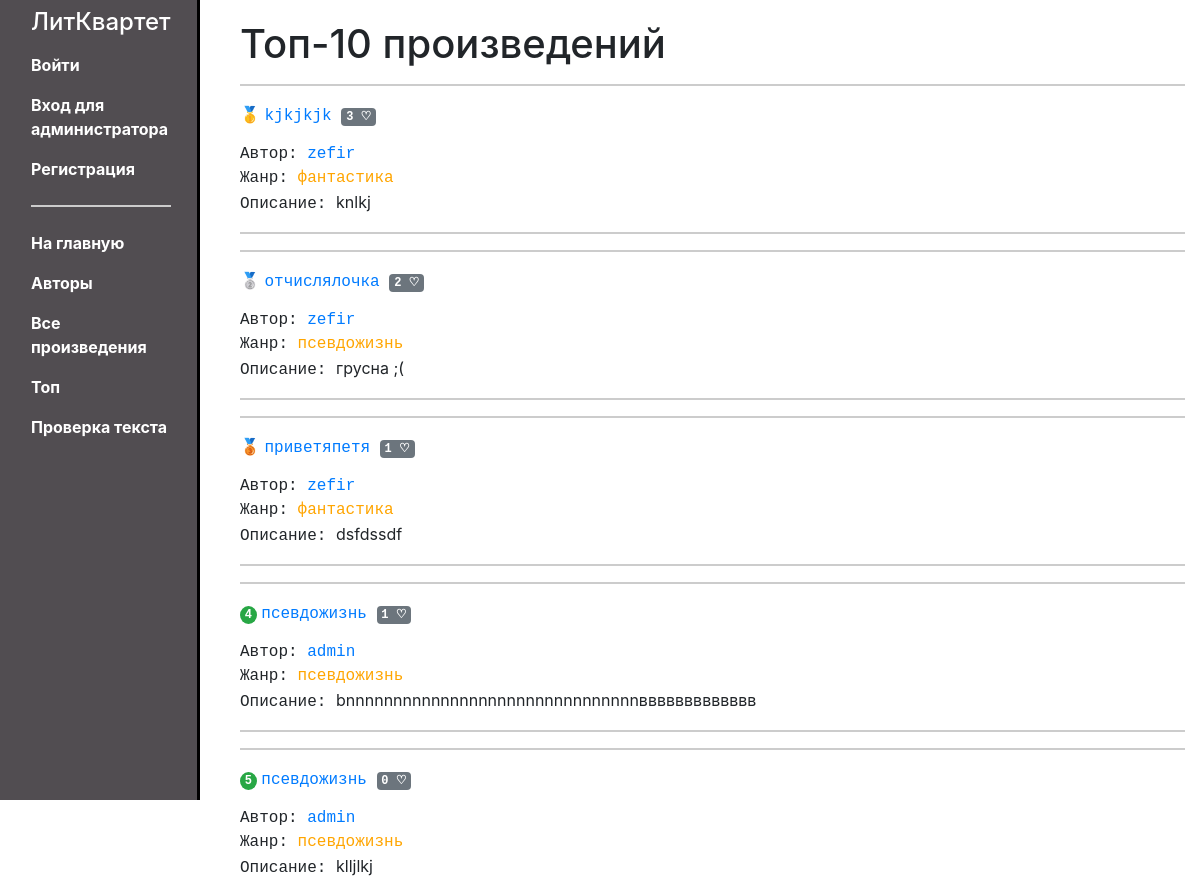
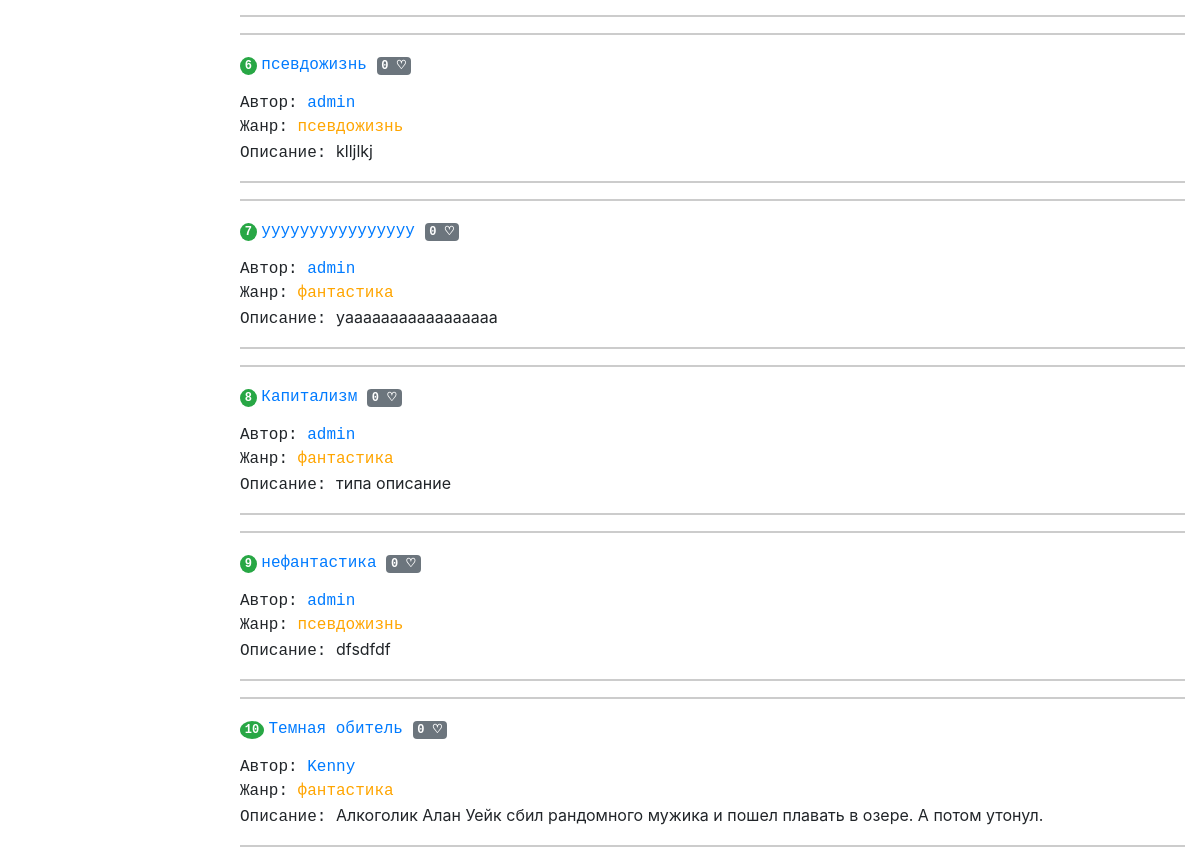
The page /writer/top/ on the database as committed earlier (2 pictures, top to bottom).
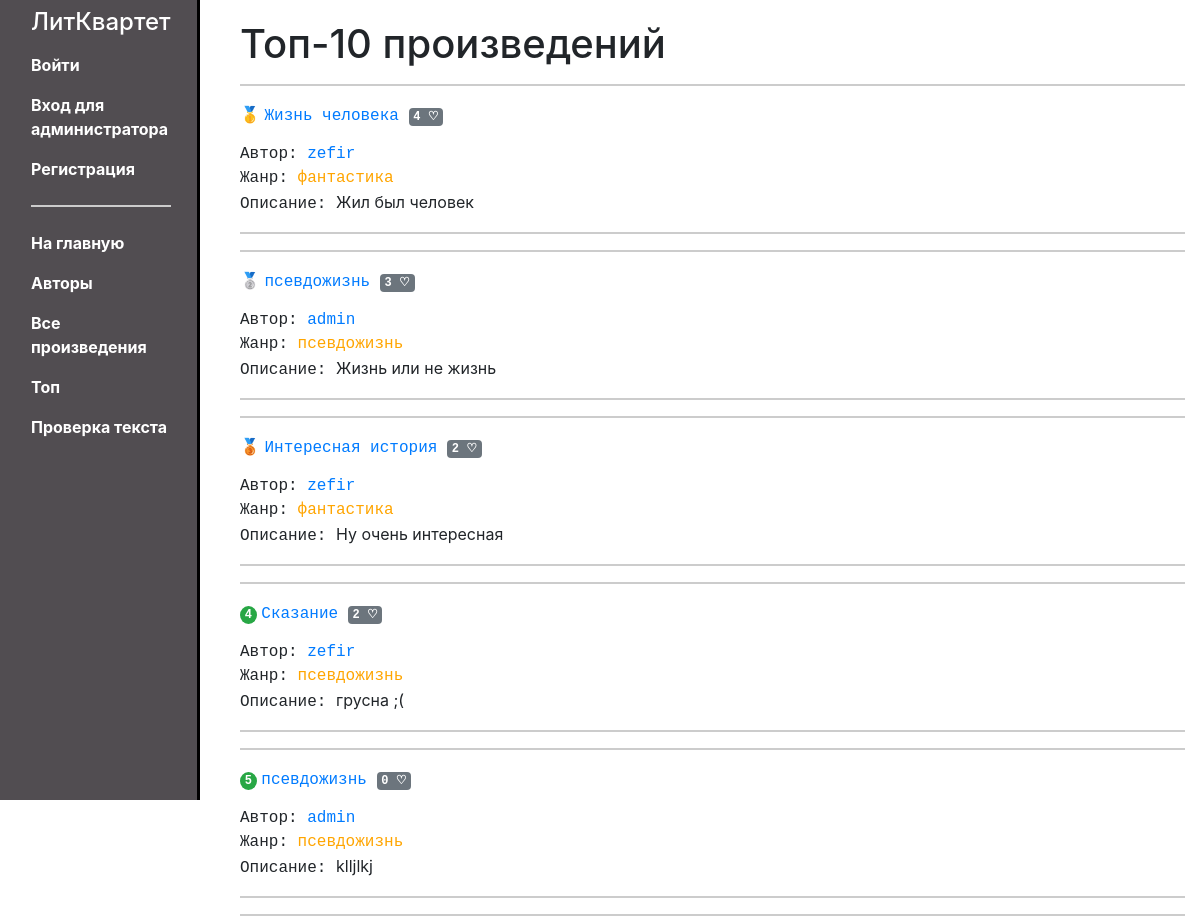
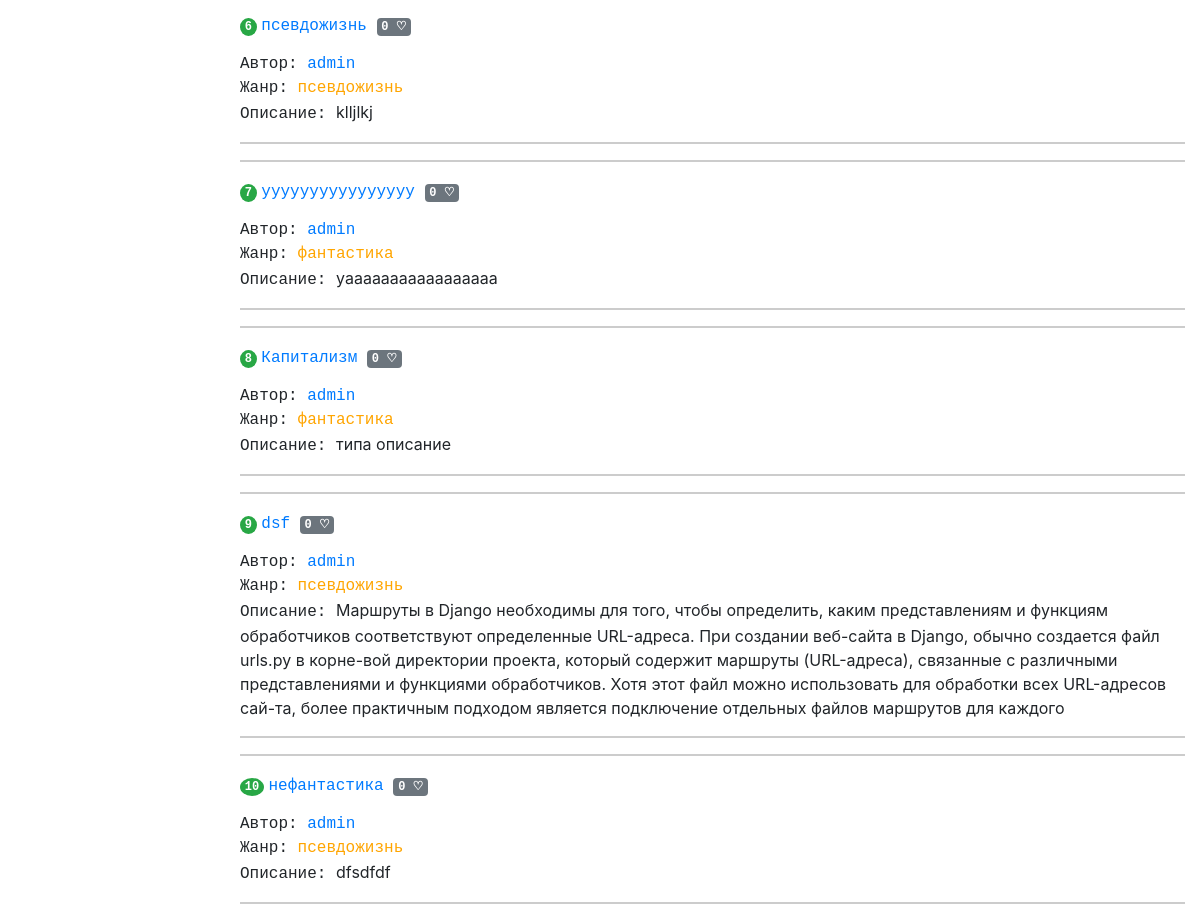
The same page on the database as committed later (2 pictures, top to bottom).
### writer/models.py (models this page shows, shortened)
class Content(models.Model):
    id = models.UUIDField(primary_key=True, default=uuid.uuid4, help_text='Уникальный id для каждого произведения')
    author = models.ForeignKey(User, verbose_name='Автор', on_delete=models.CASCADE)
    ganre = models.ForeignKey('ContentType', on_delete=models.SET_NULL, null=True, verbose_name='Жанр')
    name = models.CharField('Название', max_length=200)
    description = models.TextField('Аннотация', max_length=500, null=True)
    data = models.TextField('Текст')
    similar_content = models.ManyToManyField('self', blank=True, verbose_name='Похожие произведения')

class ContentType(models.Model):
    id = models.UUIDField(primary_key=True, default=uuid.uuid4, help_text='Уникальный id для каждого жанра')
    name = models.CharField('Название', max_length=150)
    description = models.TextField('Описание', max_length=1000, blank=True, null=True)
    def __str__(self):
        return self.name

### writer/views.py (the view)
def top_contents(request):
    top_contents = Content.objects.annotate(num_likes=Count('like')).order_by('-num_likes')[:10]
    return render(request, 'top_contents.html', {'top_contents': top_contents})

### writer/templates/top_contents.html
{% extends "base_generic.html" %}
{% block content %}
  <h1>Топ-10 произведений</h1>
    {% for content in top_contents %}
          <hr>
          {% if forloop.counter == 1 %}
            🥇
          {% elif forloop.counter == 2 %}
            🥈
          {% elif forloop.counter == 3 %}
            🥉
          {% else %}
            <samp><span class="badge badge-success rounded-circle">{{ forloop.counter }}</span></samp>
          {% endif %}
        <samp><a href="{% url 'contentdetail' pk=content.pk %}" > {{ content.name }}</a> <p class="badge badge-lg badge-secondary">{{ content.num_likes }} ♡</p></samp>
          <br>
          <samp>Автор: <a href="{% url 'writer-user-detail' pk=content.author.pk %}">{{content.author}}</a></samp>
          <br>
          <samp>Жанр: <samp class="text-custom" title="{{ content.ganre.description }}">{{ content.ganre }}</samp></samp>
          <p><samp>Описание: </samp>{{content.description}}</p>
          <hr>
    {% endfor %}
{% endblock %}

### writer/templates/base_generic.html (shortened to what this page needs)
<html lang="ru">
<head>
  <link rel="stylesheet" href="https://cdnjs.cloudflare.com/ajax/libs/twitter-bootstrap/4.6.1/css/bootstrap.min.css">
  {% load static %}
  <link rel="stylesheet" href="{% static 'css/style.css' %}">
</head>
<body>
  <div class="container-fluid">
    <div class="row">
      <div class="col-sm-2 sticky-top">
      {% block sidebar %}
          <nav class="navbar">
               <ul class="navbar-nav flex-column ">
                 <li class="nav-item text-white">
                    <h4>ЛитКвартет</h4>
                </li>
              {% if request.user.is_authenticated %}
             <li class="nav-item text-white">Пользователь: <p class="font-italic text-white">{{ request.user.get_username }}</p></li>
              </li>
                <li class="nav-item">
                  <a href="{% url 'writer-user-detail' pk=request.user.pk %}" class="nav-link text-white font-weight-bold">Мой профиль</a>
              </li>
               <li class="nav-item">
                  <a href="{% url 'content_create' %}" class="nav-link text-white font-weight-bold">Добавить произведение</a>
              </li>
           {% else %}
             <li class="nav-item"><a class="nav-link text-white font-weight-bold" href="{% url 'login'%}?next={{request.path}}">Войти</a></li>
              <li class="nav-item">
                  <a href="{% url 'admin:index'%}" class="nav-link text-white font-weight-bold">Вход для администратора</a>
              </li>
                    <li class="nav-item">
                  <a href="{% url 'register'%}" class="nav-link text-white font-weight-bold">Регистрация</a>
              </li>
           {% endif %}
                     <li class="nav-item">
                      <hr>
                  </li>
                    <li class="nav-item">
                      <a href="{% url 'index' %}" class="nav-link text-white font-weight-bold">На главную</a>
                  </li>
                  <li class="nav-item">
                      <a href="{% url 'users' %}" class="nav-link text-white font-weight-bold">Авторы</a>
                  </li>
                  <li class="nav-item">
                      <a href="{% url 'books' %}" class="nav-link text-white font-weight-bold">Все произведения</a>
                  </li>
                   <li class="nav-item">
                      <a href="{% url 'top_contents' %}" class="nav-link text-white font-weight-bold">Топ</a>
                  </li>
                    <li class="nav-item">
                      <a href="{% url 'check_text' %}" class="nav-link text-white font-weight-bold">Проверка текста</a>
                  </li>
              </ul>
          </nav>
          {% endblock %}
      </div>
      <div class="col-sm-10 ">
      {% block content %}{% endblock %}
      </div>
    </div>
  </div>
</body>
</html>

### writer/static/css/style.css (style rules this page uses)
body { background-color: white; }
.col-sm-2 { border-right: 3px solid; border-right-color: #000; height: 100vh; }
.col-sm-10 { padding-left: 40px; padding-top: 20px; }
.col-sm-2 { background-color: #514D51; }
hr { border-top: 2px double #ccc; }
.text-custom { color: #FFA500; }

Rows that differ between the two databases and show on the page:
no longer on this page (row unchanged): Content: name "Темная обитель", num_likes "0", author "Kenny", ganre "фантастика", description "Алкоголик Алан Уейк сбил рандомного мужика и пошел плавать в озере. А потом утонул."
changed Content: name "kjkjkjk" → "Жизнь человека"; num_likes "3" → "4"; description "knlkj" → "Жил был человек"
changed Content: num_likes "1" → "3"; description "bnnnnnnnnnnnnnnnnnnnnnnnnnnnnnnnввввввввввввв" → "Жизнь или не жизнь"; now shows "🥈"; moves up the list
changed Content: name "приветяпетя" → "Интересная история"; num_likes "1" → "2"; description "dsfdssdf" → "Ну очень интересная"; moves down the list
changed Content "грусна ;(": name "отчислялочка" → "Сказание"; no longer shows "🥈"
added Content: name "dsf", num_likes "0", author "admin", ganre "псевдожизнь", description "Маршруты в Django необходимы для того, чтобы определить, каким представлениям и функциям обработчиков соответствуют определенные URL-адреса. При создании веб-сайта в Django, обычно создается файл urls.py в корне-вой директории проекта, который содержит маршруты (URL-адреса), связанные с различными представлениями и функциями обработчиков. Хотя этот файл можно использовать для обработки всех URL-адресов сай-та, более практичным подходом является подключение отдельных файлов маршрутов для каждого"
